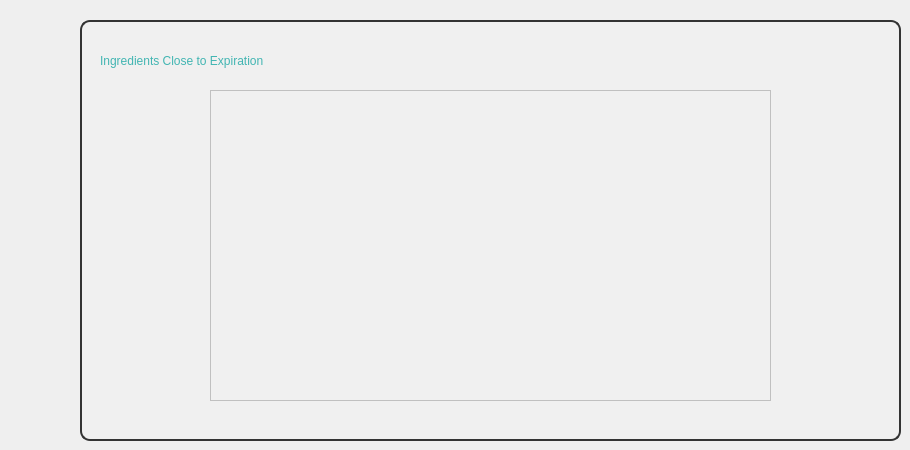
        <widget class="QWidget" name="use">
         <property name="styleSheet">
          <string notr="true">#label_21
{
font: 700 26pt &quot;Berlin Sans FB Demi&quot;;
color:#42b5b2;
}
#widget_14
{
background-color: #f0f0f0;
    border: 2px solid #333;
    border-radius: 10px;
}</string>
         </property>
         <attribute name="title">
          <string>To Use </string>
         </attribute>
         <widget class="QWidget" name="widget_14" native="true">
          <property name="geometry">
           <rect>
            <x>80</x>
            <y>20</y>
            <width>821</width>
            <height>421</height>
           </rect>
          </property>
          <widget class="QTableView" name="tableView_2">
           <property name="geometry">
            <rect>
             <x>130</x>
             <y>70</y>
             <width>561</width>
             <height>311</height>
            </rect>
           </property>
           <property name="styleSheet">
            <string notr="true">QTableView {
    background-color: #f0f0f0;
    alternate-background-color: #e0e0e0;
    gridline-color: #d0d0d0;
    border: 1px solid #c0c0c0;
}
QHeaderView::section {
    background-color: #3a3a3a;
    color: white;
    font-weight: bold;
    padding: 4px;
    border: 1px solid #c0c0c0;
}
QTableView::item {
    padding: 5px;
    border: none;
}
QTableView::item:selected {
    background-color: #ffa726;
    color: white;
}
QScrollBar:vertical {
    background: #f0f0f0;
    width: 10px;
    margin: 20px 0 20px 0;
}
QScrollBar::handle:vertical {
    background: #a0a0a0;
    min-height: 20px;
}
QScrollBar::add-line:vertical, QScrollBar::sub-line:vertical {
    background: none;
}</string>
           </property>
          </widget>
          <widget class="QLabel" name="label_21">
           <property name="geometry">
            <rect>
             <x>20</x>
             <y>10</y>
             <width>621</width>
             <height>61</height>
            </rect>
           </property>
           <property name="text">
            <string>Ingredients Close to Expiration</string>
           </property>
          </widget>
         </widget>
        </widget>
